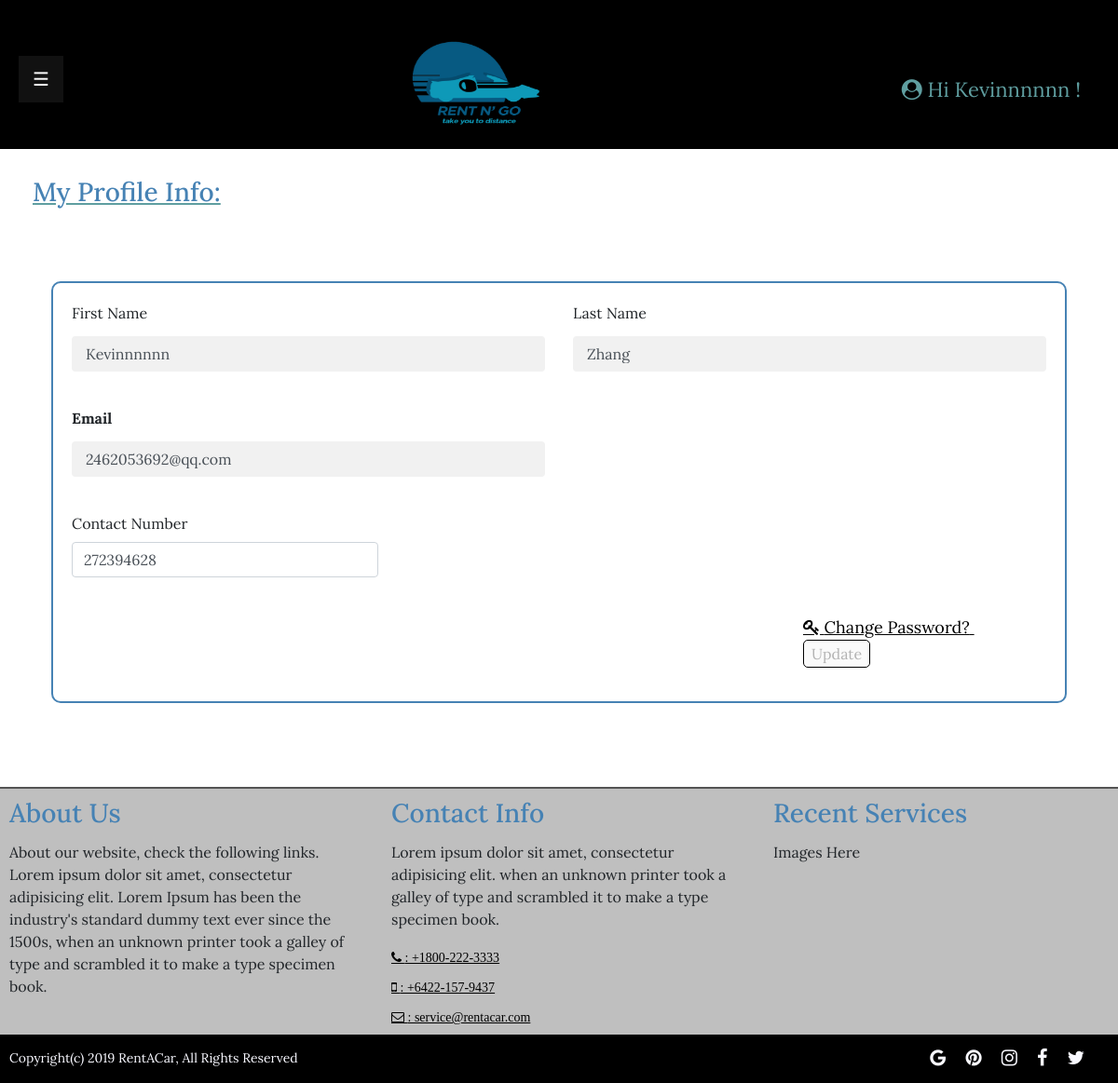
/profile.php (signed in), run on the app's committed database.
### tables this page shows
CREATE TABLE `user` (
  `User_ID` int(11) NOT NULL,
  `UserType` int(2) DEFAULT NULL,
  `FName` varchar(20) DEFAULT NULL,
  `LName` varchar(30) DEFAULT NULL,
  `Email` varchar(40) DEFAULT NULL,
  `Password` char(55) DEFAULT NULL,
  `ContactNum` bigint(11) NOT NULL
);

### admin_load.php (called while the page is built)
<?php
require "connect.php";
$id =$_SESSION['User_ID'];
$sth = $conn->prepare("SELECT FName from user where User_id='$id'");
$sth->execute();
$fname= $sth->fetchColumn();
$sth = $conn->prepare("SELECT LName from user where User_id='$id'");
$sth->execute();
$lname= $sth->fetchColumn();
$sth = $conn->prepare("SELECT Email from user where User_id='$id'");
$sth->execute();
$email= $sth->fetchColumn();
$sth = $conn->prepare("SELECT ContactNum from user where User_id='$id'");
$sth->execute();
$number = $sth->fetchColumn();
?>

### profile.php (the view, shortened to what this page needs)
<?php
include 'header.php';
include 'admin_load.php';
?>
<body>
  <header>
    <div class="container-fluid text-center">
        <?php include 'sidebar.php'; ?>
        <a class="navbar-brand" href="#"><img src="static/img/logo.png" width="180px" height="150px"></a>
        <?php
        if(  $_SESSION['loggedIn']==true){
          echo '
              <a href="#" Style="float:right; margin-right:40px; margin-top: 80px; color:cadetblue; font-size:22px;">
                <i class="fa fa-user-circle" aria-hidden="true"></i>
                Hi  '.$_SESSION['username'].' !
              </a>
          ';
        }
        ?>
    </div>
  </header>
  <div id="main">
    <div class="row">
      <h3 class="table-header">My Profile Info:</h3>
      <div class="profileForm">
        <div class="profile-area">
          <form class="needs-validation" action="update.php" id="adminprofileForm" novalidate
          onsubmit="return UpdateValidityCheck" method="POST">
            <div class="row">
              <div class="form-group col-md-6">
                <label for="fname">First Name</label>
                <input type="text" class="form-control" id="proftxtFName" name="fname" placeholder="First Name" value="<?php echo $fname; ?>" oninput="admin_change()">
              </div>
              <div class="form-group col-md-6">
                <label for="lname">Last Name</label>
                <input type="text" class="form-control" id="proftxtLName" name="lname" placeholder="Last Name" value="<?php echo $lname; ?>"  oninput="admin_change()">
              </div>
            </div>
            <div class="row">
              <div class="form-group col-md-6">
                <label class="loginLabelStyle" for="email"><b>Email</b></label>
                <input type="text" class="form-control" id="profemail" name="email" placeholder="username@email.com" pattern="[a-z0-9._%+-]+@[a-z0-9.-]+\.[a-z]{2,}$" value="<?php echo $email; ?>"  oninput="admin_change()">
              </div>
            </div>
            <div class="row">
              <div class="form-group col-md-4">
                <label for="phoneNum" class="control-label">Contact Number</label>
                <input type="number" class="form-control" id="profphoneNum" name="phoneNum" placeholder="+64 XX XXX XXXX" value="<?php echo $number; ?>" oninput="admin_change()">
              </div>
            </div>
            <div class="row">
              <div class="updateProfile">
                <p>
                  <br>
                  <a class="icon" href="#" data-toggle="modal" data-target="#changepasswordModal" data-dismiss="modal">
                     <i class="fa fa-key icon" aria-hidden="true"> <span  class="textStyle">Change Password?</span></i>
                  </a>&nbsp
                  <button type="submit" name="Update" class="updatebtn" id="update" disabled>Update</button>
                </p>
              </div>
            </div>
          </div>
      </div>
    </div>
    <?php include 'footer.php'; ?>
  </div>
</body>
</html>

### static/css/myStyle.css (style rules this page uses)
* { margin: 0; padding: 0; font-family: Lora; }
header { background:black; }
img { max-width: 100%; }
.container-fluid { padding: 0 !important; }
input[type=text], input[type=password] { width: 100%; padding: 15px; margin: 5px 0 22px 0; display: inline-block; border: none; background: #f1f1f1; }
.loginLabelStyle { text-align: left !important; }
h3, h2 { color: steelblue !important; }
#main { transition: margin-left .5s; padding: 0; }
.profileForm { padding: 20px; margin: 70px; border: 2px solid steelblue; border-radius: 10px; }
.updateProfile { margin-left: 800px; }
.icon { text-decoration: underline !important; color: black !important; font-size: 18px !important; }
.updatebtn, .updatecarbtn { border: 1px ridge black; border-radius: 5px; padding: 2px 8px 2px 8px; margin-right: 15px; }
.table-header { margin-top: 30px; margin-left: 50px; text-decoration: underline; text-decoration-color: cadetblue; text-decoration-style: solid; }

### data on the page
user: fname "Kevinnnnnn", lname "Zhang", email "2462053692@qq.com", phoneNum "272394628"

### other printed values
$_SESSION['username'] "Kevinnnnnn"
